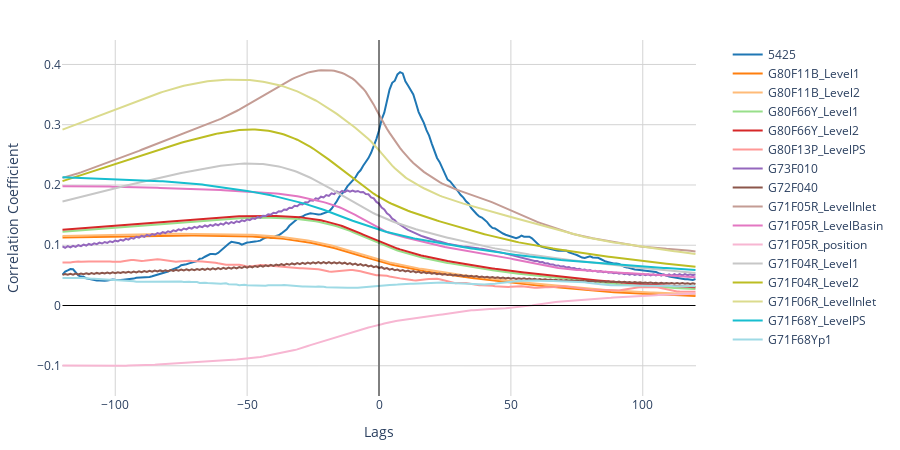

The cell this chart's notebook holds for it:
### Markdown cell above
- explain modelling time window
- rain rolling window with cumsum

- single series -> cross corr behaviour
- multi, 1 rain, or 1 rain for each sensor?

### Code cell
base_variable = '5427'
plot_cross_correlation(raw, base_variable, lag_range=120)

### Figure 1 — Plotly figure (JSON) as saved in the notebook; plotly's stock layout.template omitted (floating-point values rounded to 4 significant figures; data arrays with more than 128 entries replaced by an {"elided": "..."} marker saying what was removed)
{"data": [{"hovertemplate": "%{text}<br>Lag: %{x}<br>Correlation: %{y:.2f}<extra></extra>", "line": {"color": "rgba(31,119,180,1)", "width": 2}, "mode": "lines", "name": "5425", "opacity": 1, "showlegend": true, "text": {"elided": "241 str values"}, "texttemplate": "%{text:.2f}", "type": "scatter", "x": {"elided": "241 int values"}, "y": {"elided": "241 float values"}}, {"hovertemplate": "%{text}<br>Lag: %{x}<br>Correlation: %{y:.2f}<extra></extra>", "line": {"color": "rgba(255,127,14,1)", "width": 2}, "mode": "lines", "name": "G80F11B_Level1", "opacity": 1, "showlegend": true, "text": {"elided": "241 str values"}, "texttemplate": "%{text:.2f}", "type": "scatter", "x": {"elided": "241 int values"}, "y": {"elided": "241 float values"}}, {"hovertemplate": "%{text}<br>Lag: %{x}<br>Correlation: %{y:.2f}<extra></extra>", "line": {"color": "rgba(255,187,120,1)", "width": 2}, "mode": "lines", "name": "G80F11B_Level2", "opacity": 1, "showlegend": true, "text": {"elided": "241 str values"}, "texttemplate": "%{text:.2f}", "type": "scatter", "x": {"elided": "241 int values"}, "y": {"elided": "241 float values"}}, {"hovertemplate": "%{text}<br>Lag: %{x}<br>Correlation: %{y:.2f}<extra></extra>", "line": {"color": "rgba(152,223,138,1)", "width": 2}, "mode": "lines", "name": "G80F66Y_Level1", "opacity": 1, "showlegend": true, "text": {"elided": "241 str values"}, "texttemplate": "%{text:.2f}", "type": "scatter", "x": {"elided": "241 int values"}, "y": {"elided": "241 float values"}}, {"hovertemplate": "%{text}<br>Lag: %{x}<br>Correlation: %{y:.2f}<extra></extra>", "line": {"color": "rgba(214,39,40,1)", "width": 2}, "mode": "lines", "name": "G80F66Y_Level2", "opacity": 1, "showlegend": true, "text": {"elided": "241 str values"}, "texttemplate": "%{text:.2f}", "type": "scatter", "x": {"elided": "241 int values"}, "y": {"elided": "241 float values"}}, {"hovertemplate": "%{text}<br>Lag: %{x}<br>Correlation: %{y:.2f}<extra></extra>", "line": {"color": "rgba(255,152,150,1)", "width": 2}, "mode": "lines", "name": "G80F13P_LevelPS", "opacity": 1, "showlegend": true, "text": {"elided": "241 str values"}, "texttemplate": "%{text:.2f}", "type": "scatter", "x": {"elided": "241 int values"}, "y": {"elided": "241 float values"}}, {"hovertemplate": "%{text}<br>Lag: %{x}<br>Correlation: %{y:.2f}<extra></extra>", "line": {"color": "rgba(148,103,189,1)", "width": 2}, "mode": "lines", "name": "G73F010", "opacity": 1, "showlegend": true, "text": {"elided": "241 str values"}, "texttemplate": "%{text:.2f}", "type": "scatter", "x": {"elided": "241 int values"}, "y": {"elided": "241 float values"}}, {"hovertemplate": "%{text}<br>Lag: %{x}<br>Correlation: %{y:.2f}<extra></extra>", "line": {"color": "rgba(140,86,75,1)", "width": 2}, "mode": "lines", "name": "G72F040", "opacity": 1, "showlegend": true, "text": {"elided": "241 str values"}, "texttemplate": "%{text:.2f}", "type": "scatter", "x": {"elided": "241 int values"}, "y": {"elided": "241 float values"}}, {"hovertemplate": "%{text}<br>Lag: %{x}<br>Correlation: %{y:.2f}<extra></extra>", "line": {"color": "rgba(196,156,148,1)", "width": 2}, "mode": "lines", "name": "G71F05R_LevelInlet", "opacity": 1, "showlegend": true, "text": {"elided": "241 str values"}, "texttemplate": "%{text:.2f}", "type": "scatter", "x": {"elided": "241 int values"}, "y": {"elided": "241 float values"}}, {"hovertemplate": "%{text}<br>Lag: %{x}<br>Correlation: %{y:.2f}<extra></extra>", "line": {"color": "rgba(227,119,194,1)", "width": 2}, "mode": "lines", "name": "G71F05R_LevelBasin", "opacity": 1, "showlegend": true, "text": {"elided": "241 str values"}, "texttemplate": "%{text:.2f}", "type": "scatter", "x": {"elided": "241 int values"}, "y": {"elided": "241 float values"}}, {"hovertemplate": "%{text}<br>Lag: %{x}<br>Correlation: %{y:.2f}<extra></extra>", "line": {"color": "rgba(247,182,210,1)", "width": 2}, "mode": "lines", "name": "G71F05R_position", "opacity": 1, "showlegend": true, "text": {"elided": "241 str values"}, "texttemplate": "%{text:.2f}", "type": "scatter", "x": {"elided": "241 int values"}, "y": {"elided": "241 float values"}}, {"hovertemplate": "%{text}<br>Lag: %{x}<br>Correlation: %{y:.2f}<extra></extra>", "line": {"color": "rgba(199,199,199,1)", "width": 2}, "mode": "lines", "name": "G71F04R_Level1", "opacity": 1, "showlegend": true, "text": {"elided": "241 str values"}, "texttemplate": "%{text:.2f}", "type": "scatter", "x": {"elided": "241 int values"}, "y": {"elided": "241 float values"}}, {"hovertemplate": "%{text}<br>Lag: %{x}<br>Correlation: %{y:.2f}<extra></extra>", "line": {"color": "rgba(188,189,34,1)", "width": 2}, "mode": "lines", "name": "G71F04R_Level2", "opacity": 1, "showlegend": true, "text": {"elided": "241 str values"}, "texttemplate": "%{text:.2f}", "type": "scatter", "x": {"elided": "241 int values"}, "y": {"elided": "241 float values"}}, {"hovertemplate": "%{text}<br>Lag: %{x}<br>Correlation: %{y:.2f}<extra></extra>", "line": {"color": "rgba(219,219,141,1)", "width": 2}, "mode": "lines", "name": "G71F06R_LevelInlet", "opacity": 1, "showlegend": true, "text": {"elided": "241 str values"}, "texttemplate": "%{text:.2f}", "type": "scatter", "x": {"elided": "241 int values"}, "y": {"elided": "241 float values"}}, {"hovertemplate": "%{text}<br>Lag: %{x}<br>Correlation: %{y:.2f}<extra></extra>", "line": {"color": "rgba(23,190,207,1)", "width": 2}, "mode": "lines", "name": "G71F68Y_LevelPS", "opacity": 1, "showlegend": true, "text": {"elided": "241 str values"}, "texttemplate": "%{text:.2f}", "type": "scatter", "x": {"elided": "241 int values"}, "y": {"elided": "241 float values"}}, {"hovertemplate": "%{text}<br>Lag: %{x}<br>Correlation: %{y:.2f}<extra></extra>", "line": {"color": "rgba(158,218,229,1)", "width": 2}, "mode": "lines", "name": "G71F68Yp1", "opacity": 1, "showlegend": true, "text": {"elided": "241 str values"}, "texttemplate": "%{text:.2f}", "type": "scatter", "x": {"elided": "241 int values"}, "y": {"elided": "241 float values"}}], "layout": {"height": 450, "legend": {"x": 1.05, "y": 1}, "margin": {"b": 40, "l": 40, "r": 200, "t": 40}, "plot_bgcolor": "white", "shapes": [{"line": {"color": "Black", "width": 1}, "type": "line", "x0": -120, "x1": 120, "y0": 0, "y1": 0}, {"line": {"color": "Black", "width": 1}, "type": "line", "x0": 0, "x1": 0, "y0": -0.55, "y1": 33.33}], "width": 900, "xaxis": {"gridcolor": "LightGray", "showgrid": true, "title": {"text": "Lags"}}, "yaxis": {"gridcolor": "LightGray", "range": [-0.1502, 0.4406], "showgrid": true, "title": {"text": "Correlation Coefficient"}}}}
